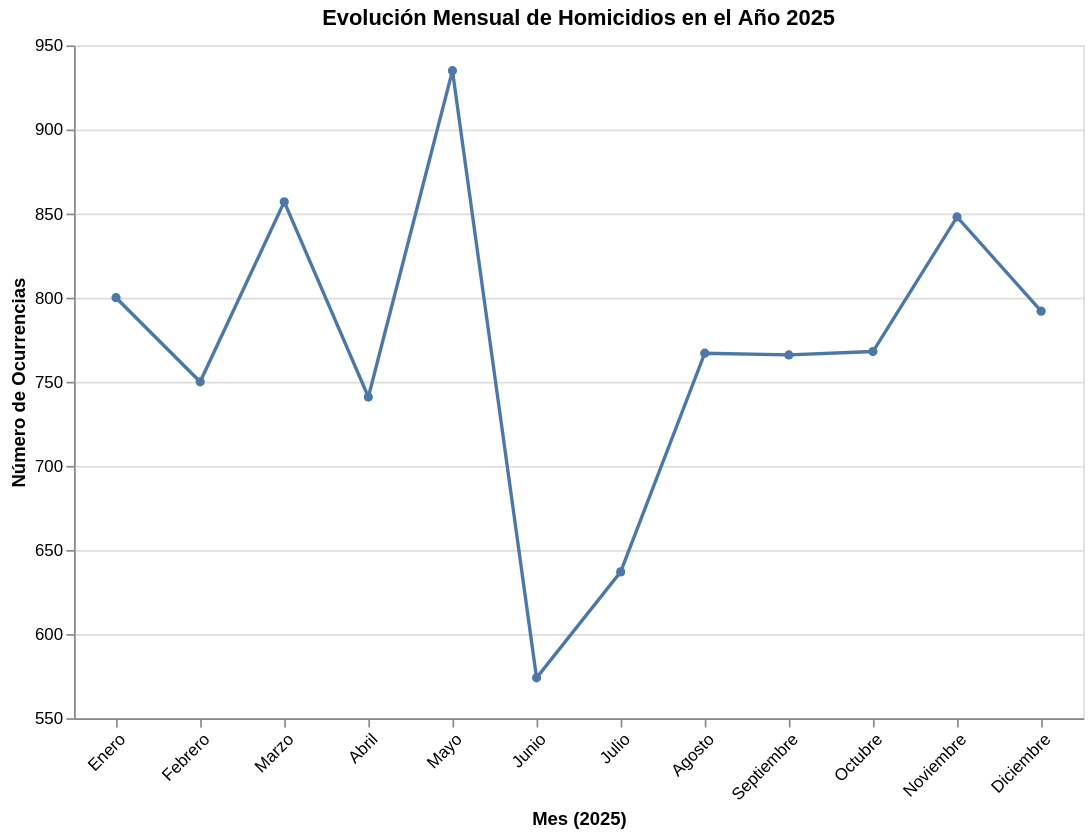

Here is the notebook cell this chart was saved with:
### Markdown cell above
***
# **Pregunta 3: Evolución mensual de homicidios**

¿Cómo varían los homicidios a lo largo de los meses del año 2025?
¿Se observa una tendencia creciente, decreciente o estacional?

Enfoque analítico esperado:
Detección de tendencias y cambios en el tiempo.

### Code cell
# 1. Filtrar los datos solo para el año 2025
df_2025 = df[df['fecha_hora_infraccion'].dt.year == 2025].copy()

# 2. Extraer el mes numérico
df_2025['mes_num'] = df_2025['fecha_hora_infraccion'].dt.month.astype(int)

# 3. Mapear a los nombres de los meses en español
meses_map = {
    1: 'Enero', 2: 'Febrero', 3: 'Marzo', 4: 'Abril', 5: 'Mayo', 6: 'Junio',
    7: 'Julio', 8: 'Agosto', 9: 'Septiembre', 10: 'Octubre', 11: 'Noviembre', 12: 'Diciembre'
}
df_2025['mes'] = df_2025['mes_num'].map(meses_map)

# 4. Conteo de homicidios por mes (manteniendo el orden cronológico)
conteo_mensual = df_2025['mes'].value_counts().reindex(list(meses_map.values())).dropna()
print("\n--- Conteo de Homicidios por Mes en 2025 ---")
print(conteo_mensual)

# 5. Visualización gráfica con Altair (Gráfico de líneas para ver tendencias)
df_plot_mes = conteo_mensual.reset_index()
df_plot_mes.columns = ['Mes', 'Número de Ocurrencias']

# Añadir una columna numérica para que Altair sepa cómo ordenar cronológicamente
df_plot_mes['Mes_Num'] = df_plot_mes['Mes'].map({v: k for k, v in meses_map.items()})

chart_mes = alt.Chart(df_plot_mes).mark_line(point=True).encode(
    x=alt.X('Mes:N', 
            sort=alt.EncodingSortField(field='Mes_Num', order='ascending'), 
            title='Mes (2025)', 
            axis=alt.Axis(labelAngle=-45)),
    y=alt.Y('Número de Ocurrencias:Q', 
            title='Número de Ocurrencias', 
            scale=alt.Scale(zero=False)), # `zero=False` permite ver mejor las variaciones pequeñas
    tooltip=['Mes', 'Número de Ocurrencias']
).properties(
    title='Evolución Mensual de Homicidios en el Año 2025',
    width=600,
    height=400
)

chart_mes.show()

### Figure 1 — Vega-Lite specification as saved in the notebook (floating-point values rounded to 4 significant figures)
{"config": {"view": {"continuousWidth": 300, "continuousHeight": 300}}, "data": {"name": "data-3bb25d5cd045151c43310426e978e70e"}, "mark": {"type": "line", "point": true}, "encoding": {"tooltip": [{"field": "Mes", "type": "nominal"}, {"field": "Número de Ocurrencias", "type": "quantitative"}], "x": {"axis": {"labelAngle": -45}, "field": "Mes", "sort": {"field": "Mes_Num", "order": "ascending"}, "title": "Mes (2025)", "type": "nominal"}, "y": {"field": "Número de Ocurrencias", "scale": {"zero": false}, "title": "Número de Ocurrencias", "type": "quantitative"}}, "height": 400, "title": "Evolución Mensual de Homicidios en el Año 2025", "width": 600, "$schema": "https://vega.github.io/schema/vega-lite/v6.1.0.json", "datasets": {"data-3bb25d5cd045151c43310426e978e70e": [{"Mes": "Enero", "Número de Ocurrencias": 800, "Mes_Num": 1}, {"Mes": "Febrero", "Número de Ocurrencias": 750, "Mes_Num": 2}, {"Mes": "Marzo", "Número de Ocurrencias": 857, "Mes_Num": 3}, {"Mes": "Abril", "Número de Ocurrencias": 741, "Mes_Num": 4}, {"Mes": "Mayo", "Número de Ocurrencias": 935, "Mes_Num": 5}, {"Mes": "Junio", "Número de Ocurrencias": 574, "Mes_Num": 6}, {"Mes": "Julio", "Número de Ocurrencias": 637, "Mes_Num": 7}, {"Mes": "Agosto", "Número de Ocurrencias": 767, "Mes_Num": 8}, {"Mes": "Septiembre", "Número de Ocurrencias": 766, "Mes_Num": 9}, {"Mes": "Octubre", "Número de Ocurrencias": 768, "Mes_Num": 10}, {"Mes": "Noviembre", "Número de Ocurrencias": 848, "Mes_Num": 11}, {"Mes": "Diciembre", "Número de Ocurrencias": 792, "Mes_Num": 12}]}}
